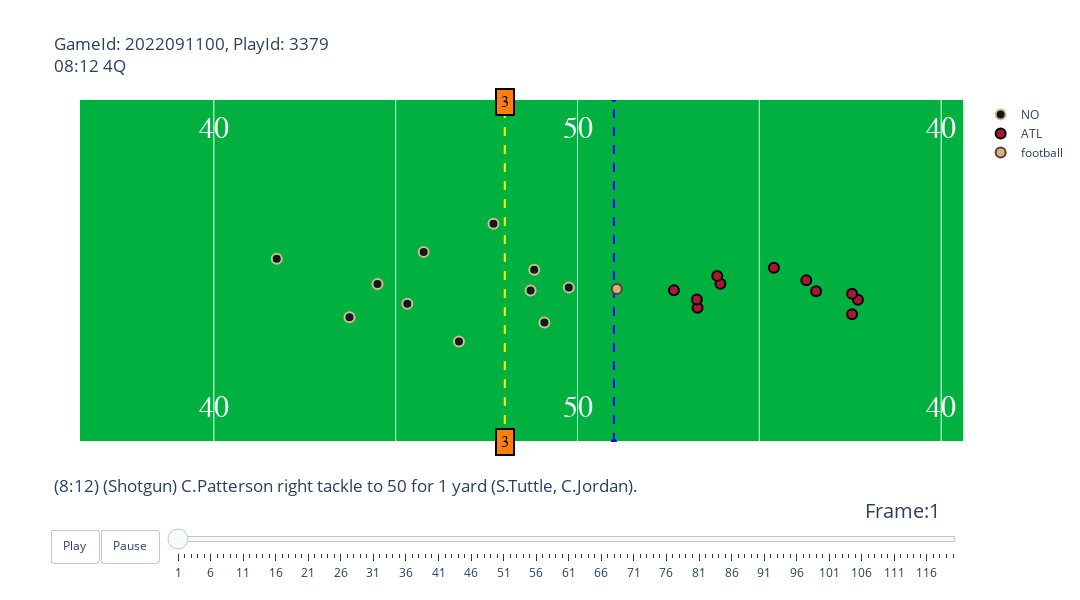

This figure's notebook cell:
### Code cell
fig

### Figure 1 — Plotly figure (JSON) as saved in the notebook; plotly's stock layout.template omitted (floating-point values rounded to 4 significant figures)
{"data": [{"hoverinfo": "none", "mode": "text", "showlegend": false, "text": ["10", "20", "30", "40", "50", "40", "30", "20", "10"], "textfont": {"color": "#ffffff", "family": "Courier New, monospace", "size": 30}, "type": "scatter", "x": [20, 30, 40, 50, 60, 70, 80, 90, 100], "y": [5, 5, 5, 5, 5, 5, 5, 5, 5]}, {"hoverinfo": "none", "mode": "text", "showlegend": false, "text": ["10", "20", "30", "40", "50", "40", "30", "20", "10"], "textfont": {"color": "#ffffff", "family": "Courier New, monospace", "size": 30}, "type": "scatter", "x": [20, 30, 40, 50, 60, 70, 80, 90, 100], "y": [48.5, 48.5, 48.5, 48.5, 48.5, 48.5, 48.5, 48.5, 48.5]}, {"hoverinfo": "none", "line": {"color": "blue", "dash": "dash"}, "showlegend": false, "type": "scatter", "x": [61, 61], "y": [0, 53.5]}, {"hoverinfo": "none", "line": {"color": "yellow", "dash": "dash"}, "showlegend": false, "type": "scatter", "x": [58, 58], "y": [0, 53.5]}, {"fill": "toself", "fillcolor": "#A71930", "hoverinfo": "skip", "line": {"color": "white", "width": 3}, "mode": "lines", "opacity": 1, "showlegend": false, "type": "scatter", "x": [0, 0, 10, 10, 0], "y": [0, 53.5, 53.5, 0, 0]}, {"fill": "toself", "fillcolor": "#101820", "hoverinfo": "skip", "line": {"color": "white", "width": 3}, "mode": "lines", "opacity": 1, "showlegend": false, "type": "scatter", "x": [110, 110, 120, 120, 110], "y": [0, 53.5, 53.5, 0, 0]}, {"hoverinfo": "text", "hovertext": ["nflId:37097<br>displayName:Cameron Jordan<br>Player Speed:0.067 MPH", "nflId:38607<br>displayName:Demario Davis<br>Player Speed:0.716 MPH", "nflId:40017<br>displayName:Tyrann Mathieu<br>Player Speed:1.879 MPH", "nflId:41257<br>displayName:Bradley Roby<br>Player Speed:2.326 MPH", "nflId:43409<br>displayName:David Onyemata<br>Player Speed:0.0 MPH", "nflId:44823<br>displayName:Marshon Lattimore<br>Player Speed:1.543 MPH", "nflId:44851<br>displayName:Marcus Maye<br>Player Speed:2.058 MPH", "nflId:44862<br>displayName:Justin Evans<br>Player Speed:1.611 MPH", "nflId:46083<br>displayName:Marcus Davenport<br>Player Speed:0.0 MPH", "nflId:48544<br>displayName:Shy Tuttle<br>Player Speed:0.022 MPH", "nflId:53489<br>displayName:Pete Werner<br>Player Speed:1.879 MPH"], "marker": {"color": "#101820", "line": {"color": "#D3BC8D", "width": 2}, "size": 10}, "mode": "markers", "name": "NO", "type": "scatter", "x": [58.81, 54.5, 53.73, 57.69, 58.71, 56.74, 51.73, 55.77, 59.09, 59.76, 55.32], "y": [26.83, 24.61, 19.45, 34.01, 23.62, 15.65, 28.57, 29.63, 18.63, 24.06, 21.54]}, {"hoverinfo": "text", "hovertext": ["nflId:39975<br>displayName:Cordarrelle Patterson<br>Player Speed:0.492 MPH", "nflId:41232<br>displayName:Jake Matthews<br>Player Speed:4.34 MPH", "nflId:41808<br>displayName:Keith Smith<br>Player Speed:3.02 MPH", "nflId:42345<br>displayName:Marcus Mariota<br>Player Speed:1.543 MPH", "nflId:45550<br>displayName:Elijah Wilkinson<br>Player Speed:4.519 MPH", "nflId:47797<br>displayName:Chris Lindstrom<br>Player Speed:4.742 MPH", "nflId:47814<br>displayName:Kaleb McGary<br>Player Speed:4.34 MPH", "nflId:48723<br>displayName:Parker Hesse<br>Player Speed:2.886 MPH", "nflId:53433<br>displayName:Kyle Pitts<br>Player Speed:6.89 MPH", "nflId:53543<br>displayName:Drew Dalman<br>Player Speed:5.033 MPH", "nflId:54473<br>displayName:Drake London<br>Player Speed:8.523 MPH"], "marker": {"color": "#A71930", "line": {"color": "#000000", "width": 2}, "size": 10}, "mode": "markers", "name": "ATL", "type": "scatter", "x": [67.71, 63.3, 67.55, 66.56, 63.28, 63.93, 63.84, 66.29, 65.4, 62.65, 67.55], "y": [22.18, 20.92, 23.11, 23.51, 22.2, 24.65, 25.89, 25.19, 27.17, 23.66, 19.9]}, {"hoverinfo": "none", "marker": {"color": "#CBB67C", "line": {"color": "#663831", "width": 2}, "size": 10}, "mode": "markers", "name": "football", "type": "scatter", "x": [61.08], "y": [23.85]}], "layout": {"annotations": [{"align": "center", "bgcolor": "#ff7f0e", "bordercolor": "black", "borderpad": 4, "borderwidth": 2, "font": {"color": "black", "family": "Courier New, monospace", "size": 16}, "opacity": 1, "showarrow": false, "text": "3", "x": 58, "y": 0}, {"align": "center", "bgcolor": "#ff7f0e", "bordercolor": "black", "borderpad": 4, "borderwidth": 2, "font": {"color": "black", "family": "Courier New, monospace", "size": 16}, "opacity": 1, "showarrow": false, "text": "3", "x": 58, "y": 53}, {"font": {"color": "White", "family": "Courier New, monospace", "size": 32}, "showarrow": false, "text": "ATL", "textangle": -90, "x": 5, "y": 26.75}, {"font": {"color": "White", "family": "Courier New, monospace", "size": 32}, "showarrow": false, "text": "NO", "textangle": 90, "x": 115, "y": 26.75}], "autosize": false, "height": 600, "plot_bgcolor": "#00B140", "sliders": [{"active": 0, "currentvalue": {"font": {"size": 20}, "prefix": "Frame:", "visible": true, "xanchor": "right"}, "len": 0.9, "pad": {"b": 10, "t": 50}, "steps": [{"args": [[1], {"frame": {"duration": 100, "redraw": false}, "mode": "immediate", "transition": {"duration": 0}}], "label": "1", "method": "animate"}, {"args": [[2], {"frame": {"duration": 100, "redraw": false}, "mode": "immediate", "transition": {"duration": 0}}], "label": "2", "method": "animate"}, {"args": [[3], {"frame": {"duration": 100, "redraw": false}, "mode": "immediate", "transition": {"duration": 0}}], "label": "3", "method": "animate"}, {"args": [[4], {"frame": {"duration": 100, "redraw": false}, "mode": "immediate", "transition": {"duration": 0}}], "label": "4", "method": "animate"}, {"args": [[5], {"frame": {"duration": 100, "redraw": false}, "mode": "immediate", "transition": {"duration": 0}}], "label": "5", "method": "animate"}, {"args": [[6], {"frame": {"duration": 100, "redraw": false}, "mode": "immediate", "transition": {"duration": 0}}], "label": "6", "method": "animate"}, {"args": [[7], {"frame": {"duration": 100, "redraw": false}, "mode": "immediate", "transition": {"duration": 0}}], "label": "7", "method": "animate"}, {"args": [[8], {"frame": {"duration": 100, "redraw": false}, "mode": "immediate", "transition": {"duration": 0}}], "label": "8", "method": "animate"}, {"args": [[9], {"frame": {"duration": 100, "redraw": false}, "mode": "immediate", "transition": {"duration": 0}}], "label": "9", "method": "animate"}, {"args": [[10], {"frame": {"duration": 100, "redraw": false}, "mode": "immediate", "transition": {"duration": 0}}], "label": "10", "method": "animate"}, {"args": [[11], {"frame": {"duration": 100, "redraw": false}, "mode": "immediate", "transition": {"duration": 0}}], "label": "11", "method": "animate"}, {"args": [[12], {"frame": {"duration": 100, "redraw": false}, "mode": "immediate", "transition": {"duration": 0}}], "label": "12", "method": "animate"}, {"args": [[13], {"frame": {"duration": 100, "redraw": false}, "mode": "immediate", "transition": {"duration": 0}}], "label": "13", "method": "animate"}, {"args": [[14], {"frame": {"duration": 100, "redraw": false}, "mode": "immediate", "transition": {"duration": 0}}], "label": "14", "method": "animate"}, {"args": [[15], {"frame": {"duration": 100, "redraw": false}, "mode": "immediate", "transition": {"duration": 0}}], "label": "15", "method": "animate"}, {"args": [[16], {"frame": {"duration": 100, "redraw": false}, "mode": "immediate", "transition": {"duration": 0}}], "label": "16", "method": "animate"}, {"args": [[17], {"frame": {"duration": 100, "redraw": false}, "mode": "immediate", "transition": {"duration": 0}}], "label": "17", "method": "animate"}, {"args": [[18], {"frame": {"duration": 100, "redraw": false}, "mode": "immediate", "transition": {"duration": 0}}], "label": "18", "method": "animate"}, {"args": [[19], {"frame": {"duration": 100, "redraw": false}, "mode": "immediate", "transition": {"duration": 0}}], "label": "19", "method": "animate"}, {"args": [[20], {"frame": {"duration": 100, "redraw": false}, "mode": "immediate", "transition": {"duration": 0}}], "label": "20", "method": "animate"}, {"args": [[21], {"frame": {"duration": 100, "redraw": false}, "mode": "immediate", "transition": {"duration": 0}}], "label": "21", "method": "animate"}, {"args": [[22], {"frame": {"duration": 100, "redraw": false}, "mode": "immediate", "transition": {"duration": 0}}], "label": "22", "method": "animate"}, {"args": [[23], {"frame": {"duration": 100, "redraw": false}, "mode": "immediate", "transition": {"duration": 0}}], "label": "23", "method": "animate"}, {"args": [[24], {"frame": {"duration": 100, "redraw": false}, "mode": "immediate", "transition": {"duration": 0}}], "label": "24", "method": "animate"}, {"args": [[25], {"frame": {"duration": 100, "redraw": false}, "mode": "immediate", "transition": {"duration": 0}}], "label": "25", "method": "animate"}, {"args": [[26], {"frame": {"duration": 100, "redraw": false}, "mode": "immediate", "transition": {"duration": 0}}], "label": "26", "method": "animate"}, {"args": [[27], {"frame": {"duration": 100, "redraw": false}, "mode": "immediate", "transition": {"duration": 0}}], "label": "27", "method": "animate"}, {"args": [[28], {"frame": {"duration": 100, "redraw": false}, "mode": "immediate", "transition": {"duration": 0}}], "label": "28", "method": "animate"}, {"args": [[29], {"frame": {"duration": 100, "redraw": false}, "mode": "immediate", "transition": {"duration": 0}}], "label": "29", "method": "animate"}, {"args": [[30], {"frame": {"duration": 100, "redraw": false}, "mode": "immediate", "transition": {"duration": 0}}], "label": "30", "method": "animate"}, {"args": [[31], {"frame": {"duration": 100, "redraw": false}, "mode": "immediate", "transition": {"duration": 0}}], "label": "31", "method": "animate"}, {"args": [[32], {"frame": {"duration": 100, "redraw": false}, "mode": "immediate", "transition": {"duration": 0}}], "label": "32", "method": "animate"}, {"args": [[33], {"frame": {"duration": 100, "redraw": false}, "mode": "immediate", "transition": {"duration": 0}}], "label": "33", "method": "animate"}, {"args": [[34], {"frame": {"duration": 100, "redraw": false}, "mode": "immediate", "transition": {"duration": 0}}], "label": "34", "method": "animate"}, {"args": [[35], {"frame": {"duration": 100, "redraw": false}, "mode": "immediate", "transition": {"duration": 0}}], "label": "35", "method": "animate"}, {"args": [[36], {"frame": {"duration": 100, "redraw": false}, "mode": "immediate", "transition": {"duration": 0}}], "label": "36", "method": "animate"}, {"args": [[37], {"frame": {"duration": 100, "redraw": false}, "mode": "immediate", "transition": {"duration": 0}}], "label": "37", "method": "animate"}, {"args": [[38], {"frame": {"duration": 100, "redraw": false}, "mode": "immediate", "transition": {"duration": 0}}], "label": "38", "method": "animate"}, {"args": [[39], {"frame": {"duration": 100, "redraw": false}, "mode": "immediate", "transition": {"duration": 0}}], "label": "39", "method": "animate"}, {"args": [[40], {"frame": {"duration": 100, "redraw": false}, "mode": "immediate", "transition": {"duration": 0}}], "label": "40", "method": "animate"}, {"args": [[41], {"frame": {"duration": 100, "redraw": false}, "mode": "immediate", "transition": {"duration": 0}}], "label": "41", "method": "animate"}, {"args": [[42], {"frame": {"duration": 100, "redraw": false}, "mode": "immediate", "transition": {"duration": 0}}], "label": "42", "method": "animate"}, {"args": [[43], {"frame": {"duration": 100, "redraw": false}, "mode": "immediate", "transition": {"duration": 0}}], "label": "43", "method": "animate"}, {"args": [[44], {"frame": {"duration": 100, "redraw": false}, "mode": "immediate", "transition": {"duration": 0}}], "label": "44", "method": "animate"}, {"args": [[45], {"frame": {"duration": 100, "redraw": false}, "mode": "immediate", "transition": {"duration": 0}}], "label": "45", "method": "animate"}, {"args": [[46], {"frame": {"duration": 100, "redraw": false}, "mode": "immediate", "transition": {"duration": 0}}], "label": "46", "method": "animate"}, {"args": [[47], {"frame": {"duration": 100, "redraw": false}, "mode": "immediate", "transition": {"duration": 0}}], "label": "47", "method": "animate"}, {"args": [[48], {"frame": {"duration": 100, "redraw": false}, "mode": "immediate", "transition": {"duration": 0}}], "label": "48", "method": "animate"}, {"args": [[49], {"frame": {"duration": 100, "redraw": false}, "mode": "immediate", "transition": {"duration": 0}}], "label": "49", "method": "animate"}, {"args": [[50], {"frame": {"duration": 100, "redraw": false}, "mode": "immediate", "transition": {"duration": 0}}], "label": "50", "method": "animate"}, {"args": [[51], {"frame": {"duration": 100, "redraw": false}, "mode": "immediate", "transition": {"duration": 0}}], "label": "51", "method": "animate"}, {"args": [[52], {"frame": {"duration": 100, "redraw": false}, "mode": "immediate", "transition": {"duration": 0}}], "label": "52", "method": "animate"}, {"args": [[53], {"frame": {"duration": 100, "redraw": false}, "mode": "immediate", "transition": {"duration": 0}}], "label": "53", "method": "animate"}, {"args": [[54], {"frame": {"duration": 100, "redraw": false}, "mode": "immediate", "transition": {"duration": 0}}], "label": "54", "method": "animate"}, {"args": [[55], {"frame": {"duration": 100, "redraw": false}, "mode": "immediate", "transition": {"duration": 0}}], "label": "55", "method": "animate"}, {"args": [[56], {"frame": {"duration": 100, "redraw": false}, "mode": "immediate", "transition": {"duration": 0}}], "label": "56", "method": "animate"}, {"args": [[57], {"frame": {"duration": 100, "redraw": false}, "mode": "immediate", "transition": {"duration": 0}}], "label": "57", "method": "animate"}, {"args": [[58], {"frame": {"duration": 100, "redraw": false}, "mode": "immediate", "transition": {"duration": 0}}], "label": "58", "method": "animate"}, {"args": [[59], {"frame": {"duration": 100, "redraw": false}, "mode": "immediate", "transition": {"duration": 0}}], "label": "59", "method": "animate"}, {"args": [[60], {"frame": {"duration": 100, "redraw": false}, "mode": "immediate", "transition": {"duration": 0}}], "label": "60", "method": "animate"}, {"args": [[61], {"frame": {"duration": 100, "redraw": false}, "mode": "immediate", "transition": {"duration": 0}}], "label": "61", "method": "animate"}, {"args": [[62], {"frame": {"duration": 100, "redraw": false}, "mode": "immediate", "transition": {"duration": 0}}], "label": "62", "method": "animate"}, {"args": [[63], {"frame": {"duration": 100, "redraw": false}, "mode": "immediate", "transition": {"duration": 0}}], "label": "63", "method": "animate"}, {"args": [[64], {"frame": {"duration": 100, "redraw": false}, "mode": "immediate", "transition": {"duration": 0}}], "label": "64", "method": "animate"}, {"args": [[65], {"frame": {"duration": 100, "redraw": false}, "mode": "immediate", "transition": {"duration": 0}}], "label": "65", "method": "animate"}, {"args": [[66], {"frame": {"duration": 100, "redraw": false}, "mode": "immediate", "transition": {"duration": 0}}], "label": "66", "method": "animate"}, {"args": [[67], {"frame": {"duration": 100, "redraw": false}, "mode": "immediate", "transition": {"duration": 0}}], "label": "67", "method": "animate"}, {"args": [[68], {"frame": {"duration": 100, "redraw": false}, "mode": "immediate", "transition": {"duration": 0}}], "label": "68", "method": "animate"}, {"args": [[69], {"frame": {"duration": 100, "redraw": false}, "mode": "immediate", "transition": {"duration": 0}}], "label": "69", "method": "animate"}, {"args": [[70], {"frame": {"duration": 100, "redraw": false}, "mode": "immediate", "transition": {"duration": 0}}], "label": "70", "method": "animate"}, {"args": [[71], {"frame": {"duration": 100, "redraw": false}, "mode": "immediate", "transition": {"duration": 0}}], "label": "71", "method": "animate"}, {"args": [[72], {"frame": {"duration": 100, "redraw": false}, "mode": "immediate", "transition": {"duration": 0}}], "label": "72", "method": "animate"}, {"args": [[73], {"frame": {"duration": 100, "redraw": false}, "mode": "immediate", "transition": {"duration": 0}}], "label": "73", "method": "animate"}, {"args": [[74], {"frame": {"duration": 100, "redraw": false}, "mode": "immediate", "transition": {"duration": 0}}], "label": "74", "method": "animate"}, {"args": [[75], {"frame": {"duration": 100, "redraw": false}, "mode": "immediate", "transition": {"duration": 0}}], "label": "75", "method": "animate"}, {"args": [[76], {"frame": {"duration": 100, "redraw": false}, "mode": "immediate", "transition": {"duration": 0}}], "label": "76", "method": "animate"}, {"args": [[77], {"frame": {"duration": 100, "redraw": false}, "mode": "immediate", "transition": {"duration": 0}}], "label": "77", "method": "animate"}, {"args": [[78], {"frame": {"duration": 100, "redraw": false}, "mode": "immediate", "transition": {"duration": 0}}], "label": "78", "method": "animate"}, {"args": [[79], {"frame": {"duration": 100, "redraw": false}, "mode": "immediate", "transition": {"duration": 0}}], "label": "79", "method": "animate"}, {"args": [[80], {"frame": {"duration": 100, "redraw": false}, "mode": "immediate", "transition": {"duration": 0}}], "label": "80", "method": "animate"}, {"args": [[81], {"frame": {"duration": 100, "redraw": false}, "mode": "immediate", "transition": {"duration": 0}}], "label": "81", "method": "animate"}, {"args": [[82], {"frame": {"duration": 100, "redraw": false}, "mode": "immediate", "transition": {"duration": 0}}], "label": "82", "method": "animate"}, {"args": [[83], {"frame": {"duration": 100, "redraw": false}, "mode": "immediate", "transition": {"duration": 0}}], "label": "83", "method": "animate"}, {"args": [[84], {"frame": {"duration": 100, "redraw": false}, "mode": "immediate", "transition": {"duration": 0}}], "label": "84", "method": "animate"}, {"args": [[85], {"frame": {"duration": 100, "redraw": false}, "mode": "immediate", "transition": {"duration": 0}}], "label": "85", "method": "animate"}, {"args": [[86], {"frame": {"duration": 100, "redraw": false}, "mode": "immediate", "transition": {"duration": 0}}], "label": "86", "method": "animate"}, {"args": [[87], {"frame": {"duration": 100, "redraw": false}, "mode": "immediate", "transition": {"duration": 0}}], "label": "87", "method": "animate"}, {"args": [[88], {"frame": {"duration": 100, "redraw": false}, "mode": "immediate", "transition": {"duration": 0}}], "label": "88", "method": "animate"}, {"args": [[89], {"frame": {"duration": 100, "redraw": false}, "mode": "immediate", "transition": {"duration": 0}}], "label": "89", "method": "animate"}, {"args": [[90], {"frame": {"duration": 100, "redraw": false}, "mode": "immediate", "transition": {"duration": 0}}], "label": "90", "method": "animate"}, {"args": [[91], {"frame": {"duration": 100, "redraw": false}, "mode": "immediate", "transition": {"duration": 0}}], "label": "91", "method": "animate"}, {"args": [[92], {"frame": {"duration": 100, "redraw": false}, "mode": "immediate", "transition": {"duration": 0}}], "label": "92", "method": "animate"}, {"args": [[93], {"frame": {"duration": 100, "redraw": false}, "mode": "immediate", "transition": {"duration": 0}}], "label": "93", "method": "animate"}, {"args": [[94], {"frame": {"duration": 100, "redraw": false}, "mode": "immediate", "transition": {"duration": 0}}], "label": "94", "method": "animate"}, {"args": [[95], {"frame": {"duration": 100, "redraw": false}, "mode": "immediate", "transition": {"duration": 0}}], "label": "95", "method": "animate"}, {"args": [[96], {"frame": {"duration": 100, "redraw": false}, "mode": "immediate", "transition": {"duration": 0}}], "label": "96", "method": "animate"}, {"args": [[97], {"frame": {"duration": 100, "redraw": false}, "mode": "immediate", "transition": {"duration": 0}}], "label": "97", "method": "animate"}, {"args": [[98], {"frame": {"duration": 100, "redraw": false}, "mode": "immediate", "transition": {"duration": 0}}], "label": "98", "method": "animate"}, {"args": [[99], {"frame": {"duration": 100, "redraw": false}, "mode": "immediate", "transition": {"duration": 0}}], "label": "99", "method": "animate"}, {"args": [[100], {"frame": {"duration": 100, "redraw": false}, "mode": "immediate", "transition": {"duration": 0}}], "label": "100", "method": "animate"}, {"args": [[101], {"frame": {"duration": 100, "redraw": false}, "mode": "immediate", "transition": {"duration": 0}}], "label": "101", "method": "animate"}, {"args": [[102], {"frame": {"duration": 100, "redraw": false}, "mode": "immediate", "transition": {"duration": 0}}], "label": "102", "method": "animate"}, {"args": [[103], {"frame": {"duration": 100, "redraw": false}, "mode": "immediate", "transition": {"duration": 0}}], "label": "103", "method": "animate"}, {"args": [[104], {"frame": {"duration": 100, "redraw": false}, "mode": "immediate", "transition": {"duration": 0}}], "label": "104", "method": "animate"}, {"args": [[105], {"frame": {"duration": 100, "redraw": false}, "mode": "immediate", "transition": {"duration": 0}}], "label": "105", "method": "animate"}, {"args": [[106], {"frame": {"duration": 100, "redraw": false}, "mode": "immediate", "transition": {"duration": 0}}], "label": "106", "method": "animate"}, {"args": [[107], {"frame": {"duration": 100, "redraw": false}, "mode": "immediate", "transition": {"duration": 0}}], "label": "107", "method": "animate"}, {"args": [[108], {"frame": {"duration": 100, "redraw": false}, "mode": "immediate", "transition": {"duration": 0}}], "label": "108", "method": "animate"}, {"args": [[109], {"frame": {"duration": 100, "redraw": false}, "mode": "immediate", "transition": {"duration": 0}}], "label": "109", "method": "animate"}, {"args": [[110], {"frame": {"duration": 100, "redraw": false}, "mode": "immediate", "transition": {"duration": 0}}], "label": "110", "method": "animate"}, {"args": [[111], {"frame": {"duration": 100, "redraw": false}, "mode": "immediate", "transition": {"duration": 0}}], "label": "111", "method": "animate"}, {"args": [[112], {"frame": {"duration": 100, "redraw": false}, "mode": "immediate", "transition": {"duration": 0}}], "label": "112", "method": "animate"}, {"args": [[113], {"frame": {"duration": 100, "redraw": false}, "mode": "immediate", "transition": {"duration": 0}}], "label": "113", "method": "animate"}, {"args": [[114], {"frame": {"duration": 100, "redraw": false}, "mode": "immediate", "transition": {"duration": 0}}], "label": "114", "method": "animate"}, {"args": [[115], {"frame": {"duration": 100, "redraw": false}, "mode": "immediate", "transition": {"duration": 0}}], "label": "115", "method": "animate"}, {"args": [[116], {"frame": {"duration": 100, "redraw": false}, "mode": "immediate", "transition": {"duration": 0}}], "label": "116", "method": "animate"}, {"args": [[117], {"frame": {"duration": 100, "redraw": false}, "mode": "immediate", "transition": {"duration": 0}}], "label": "117", "method": "animate"}, {"args": [[118], {"frame": {"duration": 100, "redraw": false}, "mode": "immediate", "transition": {"duration": 0}}], "label": "118", "method": "animate"}, {"args": [[119], {"frame": {"duration": 100, "redraw": false}, "mode": "immediate", "transition": {"duration": 0}}], "label": "119", "method": "animate"}, {"args": [[120], {"frame": {"duration": 100, "redraw": false}, "mode": "immediate", "transition": {"duration": 0}}], "label": "120", "method": "animate"}], "transition": {"duration": 300, "easing": "cubic-in-out"}, "x": 0.1, "xanchor": "left", "y": 0, "yanchor": "top"}], "title": {"text": "GameId: 2022091100, PlayId: 3379<br>08:12 4Q<br><br><br><br><br><br><br><br><br><br><br><br><br><br><br><br><br><br><br>(8:12) (Shotgun) C.Patterson right tackle to 50 for 1 yard (S.Tuttle, C.Jordan)."}, "updatemenus": [{"buttons": [{"args": [null, {"frame": {"duration": 100, "redraw": false}, "fromcurrent": true, "transition": {"duration": 0}}], "label": "Play", "method": "animate"}, {"args": [[null], {"frame": {"duration": 0, "redraw": false}, "mode": "immediate", "transition": {"duration": 0}}], "label": "Pause", "method": "animate"}], "direction": "left", "pad": {"r": 10, "t": 87}, "showactive": false, "type": "buttons", "x": 0.1, "xanchor": "right", "y": 0, "yanchor": "top"}], "width": 1080, "xaxis": {"autorange": false, "range": [46.32, 70.6], "showticklabels": false, "tickmode": "array", "tickvals": [10, 15, 20, 25, 30, 35, 40, 45, 50, 55, 60, 65, 70, 75, 80, 85, 90, 95, 100, 105]}, "yaxis": {"autorange": false, "range": [0, 53.3], "showgrid": false, "showticklabels": false}}}
